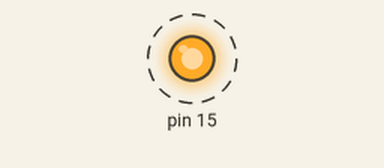
Simulated run of this sketch. Board: Arduino Uno, built with avr-gcc and run on an emulated ATmega328P. On the bench: output pins drawn as LEDs (lit = HIGH). Dashed ring = blinking.

Above: at 0.15 s.
Timing chart, 0 to 3.0 s (numbered marks = the images above):
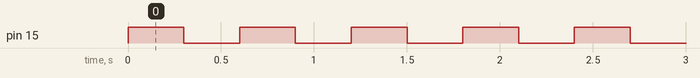

The sketch:

IOT01_blink.ino
```cpp
void setup() {
  pinMode(15, OUTPUT);
}

void loop() {
  digitalWrite(15, !digitalRead(15));
  delay(300);
}
```

Measured:
- by itself, pin 15: alternates HIGH for 0.30 s and LOW for 0.30 s
